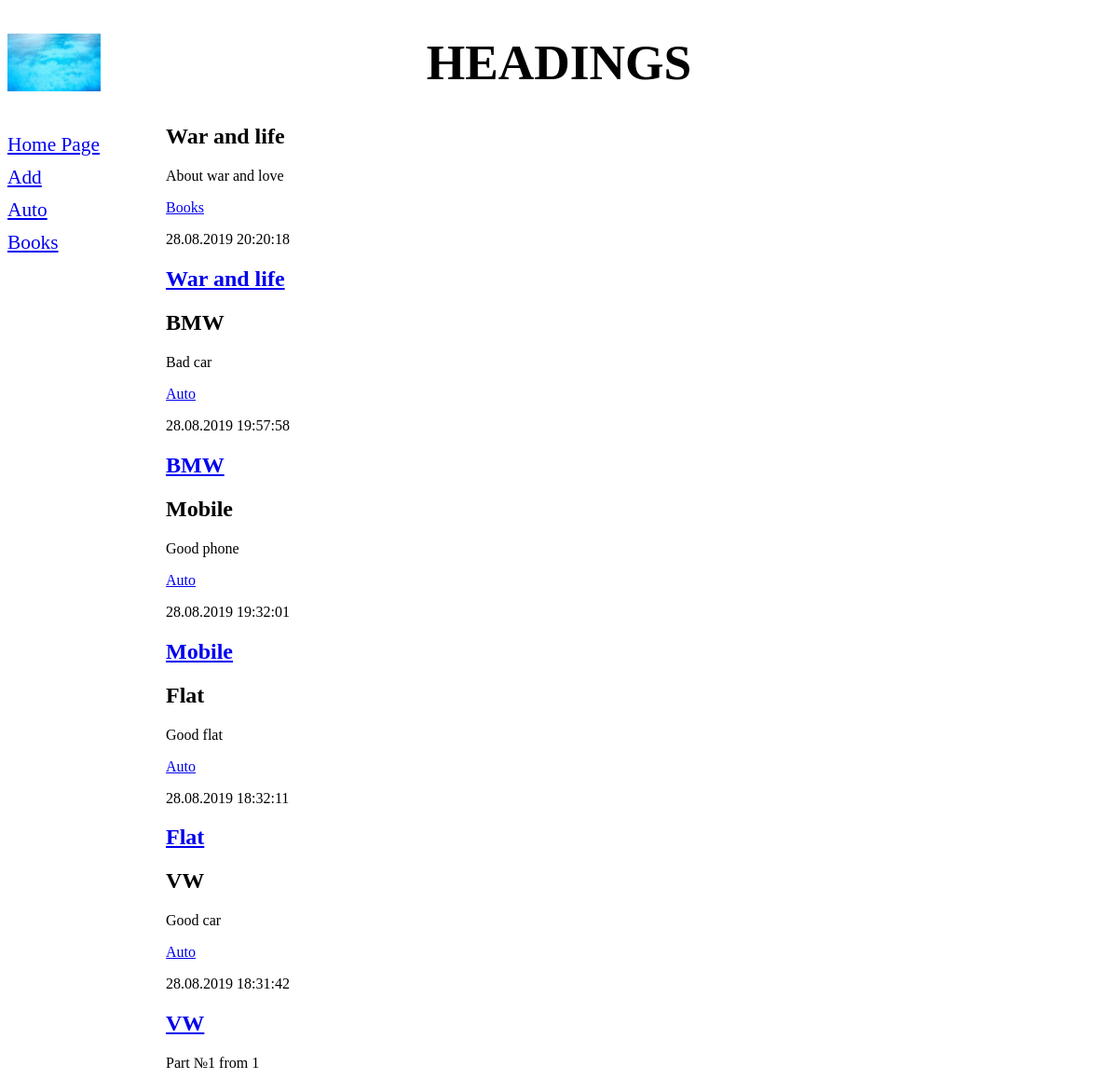
The app's page /, older data.
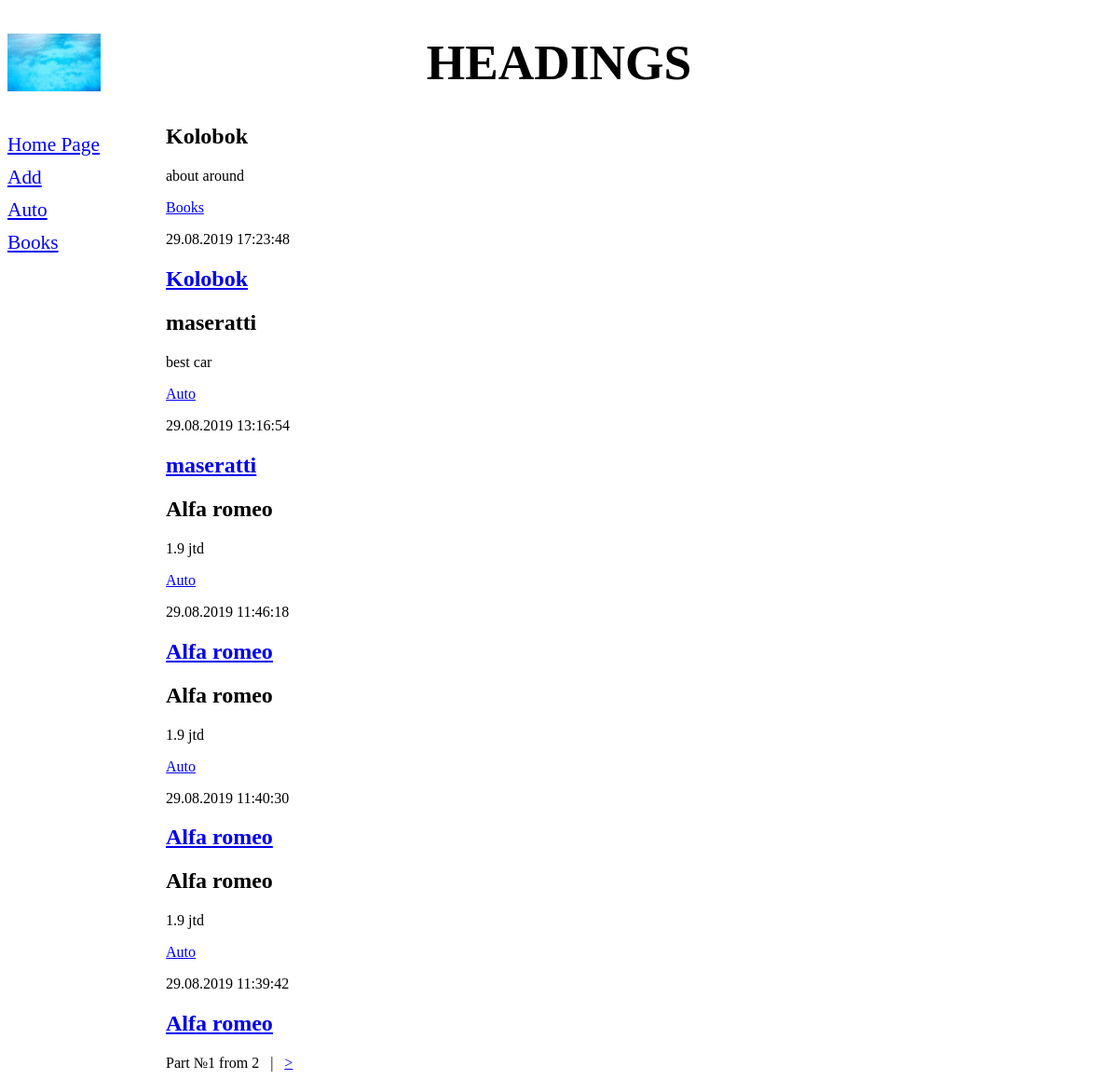
The same page, newer data.
### newboard/models.py (models this page shows, shortened)
class Rubric(models.Model):
    name = models.CharField(max_length=20, db_index=True, verbose_name='title')
    class Meta:
        verbose_name_plural = 'Headings'
        verbose_name = 'Heading'
        ordering = ['name']

class Bb(models.Model):
    title = models.CharField(max_length=50, verbose_name='title')
    content = models.TextField(null=True, blank=True, verbose_name='about')
    price = models.FloatField(null=True, blank=True, verbose_name='cost')
    published = models.DateTimeField(auto_now_add=True, db_index=True, verbose_name='date published')
    rubric = models.ForeignKey('Rubric', null=True, on_delete=models.PROTECT, verbose_name='Heading')
    class Meta:
        verbose_name_plural = 'Boards'
        verbose_name = 'Board'
        ordering = ['-published']

### newboard/views.py (the view)
# urls.py: path('', index, name='index'),
def index(request):
    bbs = Bb.objects.all()
    rubrics = Rubric.objects.all()
    paginator = Paginator(bbs,5)
    if 'page' in request.GET:
        page_num = request.GET['page']
    else:
        page_num = 1
    page = paginator.get_page(page_num)
    context = {'bbs': page.object_list, 'rubrics': rubrics, 'page': page}
    return render(request, 'newboard/index.html', context)

### newboard/templates/newboard/index.html (shortened to what this page needs)
{% extends 'layout/basic.html' %}
{%block content%}
{%for bb in bbs%}
<div class="b">
    <h2>{{bb.title}}</h2>
    <p>{{bb.content}}</p>
    <p><a href="{% url 'by_rubric' bb.rubric.pk %}">{{bb.rubric.name}}</a></p>
    <p>{{bb.published|date:"d.m.Y H:i:s"}}</p>
    <h2><a href="{% url 'detail' pk=bb.pk %}">{{ bb.title }}</a></h2>
</div>
{%endfor%}
<div>
    Part №{{page.number}} from {{ page.paginator.num_pages }}
    {% if page.has_next %}
    &nbsp;&nbsp;|&nbsp;&nbsp;
    <a href="?page={{ page.next_page_number }}">&gt;</a>
    {% endif %}
</div>
{%endblock%}

### newboard/templates/layout/basic.html (shortened to what this page needs)
{% load static %}
<!DOCTYPE html>
<html lang="en">
<head>
    <link rel="stylesheet" type="text/css" href="{% static 'newboard/style.css' %}">
</head>
<body>
    <header>
        <h1>Headings</h1>
    </header>
<nav>
    <a href="{% url 'index' %}">Home Page</a>
    <a href="{% url 'add' %}">Add</a>
    {% for rubric in rubrics %}
    <a href="{% url 'by_rubric' rubric.pk %}">{{rubric.name}}</a>
    {%endfor%}
</nav>
<section>
    {%block content%}  {%endblock%}
</section>
</body>
</html>

Row changes from the older to the newer data that the page shows:
no longer on this page (row unchanged): Bb: title "War and life", content "About war and love", rubric.name "Books", published "28.08.2019 20:20:18"
no longer on this page (row unchanged): Bb: title "BMW", content "Bad car", rubric.name "Auto", published "28.08.2019 19:57:58"
no longer on this page (row unchanged): Bb: title "Mobile", content "Good phone", rubric.name "Auto", published "28.08.2019 19:32:01"
no longer on this page (row unchanged): Bb: title "Flat", content "Good flat", rubric.name "Auto", published "28.08.2019 18:32:11"
no longer on this page (row unchanged): Bb: title "VW", content "Good car", rubric.name "Auto", published "28.08.2019 18:31:42"
added Bb: title "Kolobok", content "about around", rubric.name "Books", published "29.08.2019 17:23:48"
added Bb: title "maseratti", content "best car", rubric.name "Auto", published "29.08.2019 13:16:54"
added Bb: title "Alfa romeo", content "1.9 jtd", rubric.name "Auto", published "29.08.2019 11:46:18"
added Bb: title "Alfa romeo", content "1.9 jtd", rubric.name "Auto", published "29.08.2019 11:40:30"
added Bb: title "Alfa romeo", content "1.9 jtd", rubric.name "Auto", published "29.08.2019 11:39:42"
Text that changed along with them:
{{ page.paginator.num_pages }}: "1" → "2"
